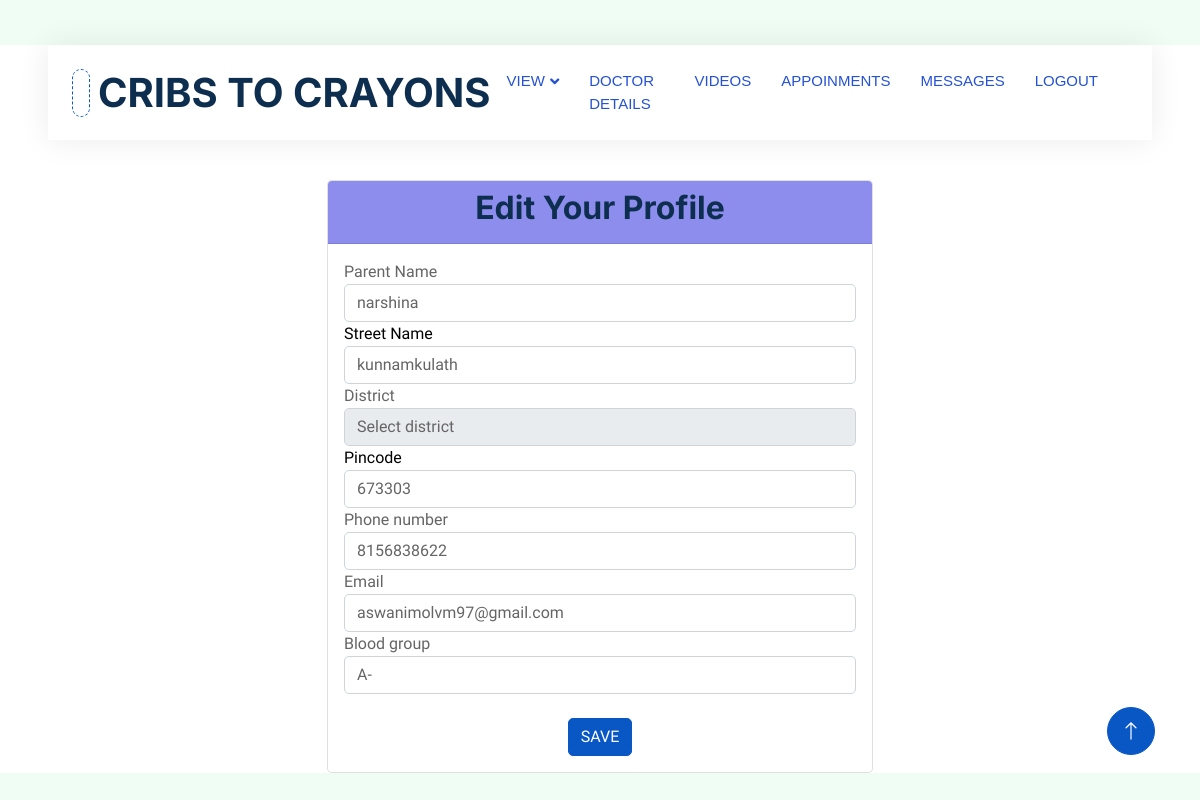
The page /editparentprofile (signed in) on the database its author committed.
### app1/models.py (models this page shows, shortened)
class Parent(models.Model):
    login_id=models.ForeignKey(LoginUser,on_delete=models.CASCADE)
    hospital_id=models.ForeignKey(Hospital,on_delete=models.CASCADE)
    parent_name=models.CharField(max_length=20)
    street=models.CharField(max_length=50)
    district=models.CharField(max_length=50)
    pincode=models.IntegerField()
    Email=models.EmailField()
    phone=models.IntegerField()
    blood_group=models.CharField(max_length=10)
    baby_status=models.CharField(max_length=50,null=True, blank=True,)

### app1/views.py (the view)
# urls.py: path('editparentprofile',views.edit_parent,name="editparentprofile"),
@login_required(login_url='login/')
def edit_parent(request):
    log_id=LoginUser.objects.get(id=request.user.id)
    parent=Parent.objects.get(login_id=log_id)
    if request.method=='POST':
        parent_name=request.POST['parent_name']
        street=request.POST['street']
        district=request.POST['district']
        pincode=request.POST['pincode']
        email=request.POST['Email']
        phone_number=request.POST['phone']
        blood_group=request.POST['blood_group']
        parent.parent_name=parent_name
        parent.street=street
        parent.district=district
        parent.pincode=pincode
        parent.Email=email
        parent.blood_group=blood_group
        parent.phone=phone_number
        parent.save()
        return redirect(parent_profile)
    else:
        return render(request,'Parent/editparent.html',{'parent':parent})

### template/Parent/editparent.html (shortened to what this page needs)
<!DOCTYPE html>
<html lang="en">
{% load static %}
<head>
    <link href="https://cdnjs.cloudflare.com/ajax/libs/font-awesome/5.10.0/css/all.min.css" rel="stylesheet">
    <link href="https://cdn.jsdelivr.net/npm/bootstrap-icons@1.4.1/font/bootstrap-icons.css" rel="stylesheet">
    <link href="{% static 'js/animate.min.css' %}" rel="stylesheet">
    <link href="{% static 'js/owl.carousel.min.css' %}" rel="stylesheet">
    <link href="{% static 'css/bootstrap.min.css' %}" rel="stylesheet">
    <link href="{% static 'css/style.css' %}" rel="stylesheet">
</head>
<body>
    <div class="container-xxl bg-white p-0">
        <div class="container-fluid nav-bar bg-transparent">
            <nav class="navbar navbar-expand-lg bg-white navbar-light py-0 px-4">
                <a href="" class="navbar-brand d-flex align-items-center text-center">
                    <div class="icon p-2 me-2">
                    </div>
                    <h1 class="m-0 " >CRIBS TO CRAYONS</h1>
                </a>
                <div class="collapse navbar-collapse" id="navbarCollapse">
                  <div class="navbar-nav ms-auto">
                    <div class="nav-item dropdown">
                      <a href="#" class="nav-link dropdown-toggle" data-bs-toggle="dropdown">VIEW</a>
                    </div>
                      <a href="{% url 'doctorlist' %}"class="nav-item nav-link">DOCTOR DETAILS</a>
                      <a href="{% url 'pviewvideos' %}" class="nav-item nav-link">VIDEOS</a>
                      <a href="{% url 'myappoinments' %}" class="nav-item nav-link">APPOINMENTS</a>
                      <a href="#" class="nav-item nav-link">MESSAGES</a>
                  <a href="{% url 'login'%}" class="nav-item nav-link" >LOGOUT</a>
              </div>
            </div>
            </nav>
        </div>
  </h3><br>
<p>
  <div class="container">
    <div class="row justify-content-center">
      <div class="col-md-6 registration-container">
        <div class="card">
          <div class="card-header" style="background-color: rgb(141, 141, 237);">
            <h2 class="text-center">Edit Your Profile</h2>
          </div>
          <div class="card-body">
            <form action="{% url 'editparentprofile'%}" method="POST" enctype="multipart/form-data">
              <div class="form-group">
                <label for="username">Parent Name</label>
                <input type="text" class="form-control" id="username" name="parent_name" value="{{ parent.parent_name }}">
              </div><div class="form-group">
                <label for="street" style="color: black;">Street Name</label>
                <input type="text" class="form-control" id="street" name="street" value="{{ parent.street }}">
            </div>
            <div class="form-group">
              <label for="gender">District</label>
              <select class="form-control" id="district" name="district" required>
                <option value="">Select district</option>
              </select>
            </div>
            <div class="form-group">
                <label for="pincode" style="color: black;">Pincode</label>
                <input type="text" class="form-control" id="pincode" name="pincode" required pattern="[0-9]{6}" minlength="6" maxlength="6" value="{{ parent.pincode }}">
            </div>
              <div class="form-group">
                <label for="username">Phone number</label>
                <input type="text" class="form-control" id="username" name="phone" value="{{ parent.phone }}">
              </div>
              <div class="form-group">
                <label for="email">Email</label>
                <input type="email" class="form-control" id="email" name="Email" value="{{ parent.Email }}">
              </div>
              <div class="form-group">
                <label for="username">Blood group</label>
                <input type="text" class="form-control" id="username" name="blood_group" value="{{ parent.blood_group }}">
              </div>
              <div class="d-flex mt-4">
              <button type="submit" class="btn btn-primary btn-block mx-auto">SAVE</button>
            </div>
            </form>
          </div>
        </div>
      </div>
    </div>
  </div>
  <a href="#" class="btn btn-lg btn-primary btn-lg-square back-to-top"><i class="bi bi-arrow-up"></i></a>
</div>
</body>
</html>

### static/css/style.css (style rules this page uses)
:root { --primary: #0957c5; --secondary: #2264ff; --light: #EFFDF5; --dark: #2551d3; }
.back-to-top { position: fixed; display: none; right: 45px; bottom: 45px; z-index: 99; }
.btn { transition: .5s; }
.btn.btn-primary, .btn.btn-secondary { color: #FFFFFF; }
.btn-lg-square { width: 48px; height: 48px; }
.btn-square, .btn-sm-square, .btn-lg-square { padding: 0; display: flex; align-items: center; justify-content: center; font-weight: normal; border-radius: 50px; }
.nav-bar { position: relative; margin-top: 45px; padding: 0 3rem; transition: .5s; z-index: 9999; }
.navbar { box-shadow: 0 0 30px rgba(0, 0, 0, .08); }
.navbar .dropdown-toggle::after { border: none; content: "\f107"; font-family: "Font Awesome 5 Free"; font-weight: 900; vertical-align: middle; margin-left: 5px; transition: .5s; }
.navbar-light .navbar-nav .nav-link { margin-right: 30px; padding: 25px 0; color: #5288e0; font-size: 15px; text-transform: uppercase; outline: none; }
.navbar-light .navbar-brand { height: 75px; }
.navbar-light .navbar-nav .nav-link { color: var(--dark); font-weight: 500; }
.icon { padding: 15px; display: inline-flex; align-items: center; justify-content: center; background: #FFFFFF !important; border-radius: 50px; border: 1px dashed var(--primary) !important; }

### template/Parent/editparent.html (style rules this page uses)
.container-fluid { background-color: rgb(126, 28, 223); font-family: Caveat; font-family: Arial, sans-serif; background-color:#c8cbeadd; color: rgb(17, 86, 15); }
.container { margin-top: 0px; }

### rows shown on the page
Parent: parent_name "narshina", street "kunnamkulath", pincode "673303", phone "8156838622", Email "aswanimolvm97@gmail.com", blood_group "A-"
